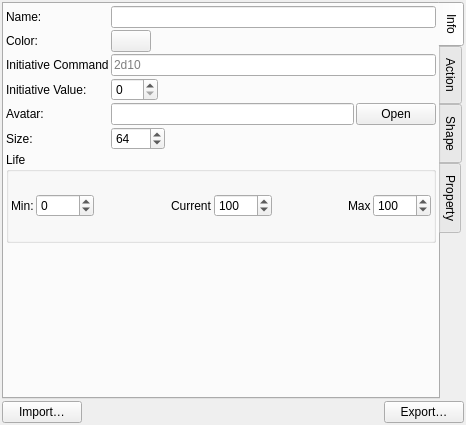
<?xml version="1.0" encoding="UTF-8"?>
<ui version="4.0">
 <class>NpcMakerWidget</class>
 <widget class="QWidget" name="NpcMakerWidget">
  <property name="geometry">
   <rect>
    <x>0</x>
    <y>0</y>
    <width>466</width>
    <height>425</height>
   </rect>
  </property>
  <property name="windowTitle">
   <string>NpcMaker</string>
  </property>
  <layout class="QVBoxLayout" name="verticalLayout_8">
   <property name="spacing">
    <number>2</number>
   </property>
   <property name="leftMargin">
    <number>2</number>
   </property>
   <property name="topMargin">
    <number>2</number>
   </property>
   <property name="rightMargin">
    <number>2</number>
   </property>
   <property name="bottomMargin">
    <number>2</number>
   </property>
   <item>
    <widget class="QTabWidget" name="tabWidget">
     <property name="tabPosition">
      <enum>QTabWidget::East</enum>
     </property>
     <property name="currentIndex">
      <number>0</number>
     </property>
     <widget class="QWidget" name="tab">
      <attribute name="title">
       <string>Info</string>
      </attribute>
      <layout class="QVBoxLayout" name="verticalLayout_7" stretch="0,0,1">
       <property name="spacing">
        <number>2</number>
       </property>
       <property name="leftMargin">
        <number>2</number>
       </property>
       <property name="topMargin">
        <number>2</number>
       </property>
       <property name="rightMargin">
        <number>2</number>
       </property>
       <property name="bottomMargin">
        <number>2</number>
       </property>
       <item>
        <layout class="QFormLayout" name="formLayout">
         <property name="horizontalSpacing">
          <number>2</number>
         </property>
         <property name="verticalSpacing">
          <number>2</number>
         </property>
         <item row="0" column="0">
          <widget class="QLabel" name="label">
           <property name="text">
            <string>Name:</string>
           </property>
          </widget>
         </item>
         <item row="0" column="1">
          <widget class="QLineEdit" name="m_nameEdit"/>
         </item>
         <item row="1" column="0">
          <widget class="QLabel" name="label_6">
           <property name="text">
            <string>Color:</string>
           </property>
          </widget>
         </item>
         <item row="1" column="1">
          <layout class="QHBoxLayout" name="horizontalLayout_7">
           <property name="spacing">
            <number>2</number>
           </property>
           <item>
            <widget class="ColorButton" name="m_colorSelector">
             <property name="text">
              <string/>
             </property>
            </widget>
           </item>
           <item>
            <spacer name="horizontalSpacer_4">
             <property name="orientation">
              <enum>Qt::Horizontal</enum>
             </property>
             <property name="sizeHint" stdset="0">
              <size>
               <width>40</width>
               <height>20</height>
              </size>
             </property>
            </spacer>
           </item>
          </layout>
         </item>
         <item row="2" column="0">
          <widget class="QLabel" name="label_7">
           <property name="text">
            <string>Initiative Command</string>
           </property>
          </widget>
         </item>
         <item row="2" column="1">
          <widget class="QLineEdit" name="m_initCommand">
           <property name="placeholderText">
            <string>2d10</string>
           </property>
          </widget>
         </item>
         <item row="3" column="0">
          <widget class="QLabel" name="label_8">
           <property name="text">
            <string>Initiative Value:</string>
           </property>
          </widget>
         </item>
         <item row="3" column="1">
          <layout class="QHBoxLayout" name="horizontalLayout_8">
           <item>
            <widget class="QSpinBox" name="m_initValue">
             <property name="maximum">
              <number>100</number>
             </property>
            </widget>
           </item>
           <item>
            <spacer name="horizontalSpacer_5">
             <property name="orientation">
              <enum>Qt::Horizontal</enum>
             </property>
             <property name="sizeHint" stdset="0">
              <size>
               <width>40</width>
               <height>20</height>
              </size>
             </property>
            </spacer>
           </item>
          </layout>
         </item>
         <item row="4" column="0">
          <widget class="QLabel" name="label_2">
           <property name="text">
            <string>Avatar:</string>
           </property>
          </widget>
         </item>
         <item row="4" column="1">
          <layout class="QHBoxLayout" name="horizontalLayout_4">
           <item>
            <widget class="QLineEdit" name="m_avatarEdit"/>
           </item>
           <item>
            <widget class="QPushButton" name="m_avatarOpenFileBtn">
             <property name="text">
              <string>Open</string>
             </property>
            </widget>
           </item>
          </layout>
         </item>
         <item row="5" column="0">
          <widget class="QLabel" name="label_9">
           <property name="text">
            <string>Size:</string>
           </property>
          </widget>
         </item>
         <item row="5" column="1">
          <layout class="QHBoxLayout" name="horizontalLayout_10">
           <item>
            <widget class="QSpinBox" name="m_sizeEdit">
             <property name="minimum">
              <number>1</number>
             </property>
             <property name="maximum">
              <number>1000</number>
             </property>
             <property name="value">
              <number>64</number>
             </property>
            </widget>
           </item>
           <item>
            <spacer name="horizontalSpacer_8">
             <property name="orientation">
              <enum>Qt::Horizontal</enum>
             </property>
             <property name="sizeHint" stdset="0">
              <size>
               <width>40</width>
               <height>20</height>
              </size>
             </property>
            </spacer>
           </item>
          </layout>
         </item>
        </layout>
       </item>
       <item>
        <widget class="QGroupBox" name="groupBox_3">
         <property name="title">
          <string>Life</string>
         </property>
         <layout class="QHBoxLayout" name="horizontalLayout_3">
          <property name="spacing">
           <number>2</number>
          </property>
          <property name="leftMargin">
           <number>2</number>
          </property>
          <property name="topMargin">
           <number>2</number>
          </property>
          <property name="rightMargin">
           <number>2</number>
          </property>
          <property name="bottomMargin">
           <number>2</number>
          </property>
          <item>
           <widget class="QLabel" name="label_3">
            <property name="text">
             <string>Min:</string>
            </property>
           </widget>
          </item>
          <item>
           <widget class="QSpinBox" name="m_lifeMin">
            <property name="minimum">
             <number>-1000</number>
            </property>
            <property name="maximum">
             <number>1000</number>
            </property>
           </widget>
          </item>
          <item>
           <spacer name="horizontalSpacer">
            <property name="orientation">
             <enum>Qt::Horizontal</enum>
            </property>
            <property name="sizeHint" stdset="0">
             <size>
              <width>0</width>
              <height>20</height>
             </size>
            </property>
           </spacer>
          </item>
          <item>
           <widget class="QLabel" name="label_4">
            <property name="text">
             <string>Current</string>
            </property>
           </widget>
          </item>
          <item>
           <widget class="QSpinBox" name="m_currentLife">
            <property name="minimum">
             <number>-1000</number>
            </property>
            <property name="maximum">
             <number>1000</number>
            </property>
            <property name="value">
             <number>100</number>
            </property>
           </widget>
          </item>
          <item>
           <spacer name="horizontalSpacer_2">
            <property name="orientation">
             <enum>Qt::Horizontal</enum>
            </property>
            <property name="sizeHint" stdset="0">
             <size>
              <width>0</width>
              <height>20</height>
             </size>
            </property>
           </spacer>
          </item>
          <item>
           <widget class="QLabel" name="label_5">
            <property name="text">
             <string>Max</string>
            </property>
           </widget>
          </item>
          <item>
           <widget class="QSpinBox" name="m_maxLife">
            <property name="minimum">
             <number>-1000</number>
            </property>
            <property name="maximum">
             <number>1000</number>
            </property>
            <property name="value">
             <number>100</number>
            </property>
           </widget>
          </item>
         </layout>
        </widget>
       </item>
       <item>
        <layout class="QHBoxLayout" name="horizontalLayout_9">
         <property name="spacing">
          <number>2</number>
         </property>
         <item>
          <spacer name="horizontalSpacer_6">
           <property name="orientation">
            <enum>Qt::Horizontal</enum>
           </property>
           <property name="sizeHint" stdset="0">
            <size>
             <width>40</width>
             <height>20</height>
            </size>
           </property>
          </spacer>
         </item>
         <item>
          <widget class="QLabel" name="m_avatarDisplay">
           <property name="minimumSize">
            <size>
             <width>150</width>
             <height>150</height>
            </size>
           </property>
           <property name="maximumSize">
            <size>
             <width>150</width>
             <height>150</height>
            </size>
           </property>
           <property name="text">
            <string/>
           </property>
           <property name="scaledContents">
            <bool>true</bool>
           </property>
          </widget>
         </item>
         <item>
          <spacer name="horizontalSpacer_7">
           <property name="orientation">
            <enum>Qt::Horizontal</enum>
           </property>
           <property name="sizeHint" stdset="0">
            <size>
             <width>40</width>
             <height>20</height>
            </size>
           </property>
          </spacer>
         </item>
        </layout>
       </item>
      </layout>
     </widget>
     <widget class="QWidget" name="tab_2">
      <attribute name="title">
       <string>Action</string>
      </attribute>
      <layout class="QVBoxLayout" name="verticalLayout_6">
       <property name="spacing">
        <number>2</number>
       </property>
       <property name="leftMargin">
        <number>2</number>
       </property>
       <property name="topMargin">
        <number>2</number>
       </property>
       <property name="rightMargin">
        <number>2</number>
       </property>
       <property name="bottomMargin">
        <number>2</number>
       </property>
       <item>
        <widget class="QGroupBox" name="groupBox_2">
         <property name="title">
          <string>Actions</string>
         </property>
         <layout class="QHBoxLayout" name="horizontalLayout">
          <property name="spacing">
           <number>2</number>
          </property>
          <property name="leftMargin">
           <number>2</number>
          </property>
          <property name="topMargin">
           <number>2</number>
          </property>
          <property name="rightMargin">
           <number>2</number>
          </property>
          <property name="bottomMargin">
           <number>2</number>
          </property>
          <item>
           <widget class="QTableView" name="m_actionList">
            <property name="selectionMode">
             <enum>QAbstractItemView::SingleSelection</enum>
            </property>
            <attribute name="horizontalHeaderStretchLastSection">
             <bool>true</bool>
            </attribute>
           </widget>
          </item>
          <item>
           <layout class="QVBoxLayout" name="verticalLayout">
            <item>
             <widget class="QToolButton" name="m_addActionBtn">
              <property name="text">
               <string>...</string>
              </property>
             </widget>
            </item>
            <item>
             <widget class="QToolButton" name="m_removeActBtn">
              <property name="text">
               <string>...</string>
              </property>
             </widget>
            </item>
            <item>
             <spacer name="verticalSpacer_2">
              <property name="orientation">
               <enum>Qt::Vertical</enum>
              </property>
              <property name="sizeHint" stdset="0">
               <size>
                <width>20</width>
                <height>40</height>
               </size>
              </property>
             </spacer>
            </item>
           </layout>
          </item>
         </layout>
        </widget>
       </item>
      </layout>
     </widget>
     <widget class="QWidget" name="tab_3">
      <attribute name="title">
       <string>Shape</string>
      </attribute>
      <layout class="QVBoxLayout" name="verticalLayout_5">
       <property name="spacing">
        <number>2</number>
       </property>
       <property name="leftMargin">
        <number>2</number>
       </property>
       <property name="topMargin">
        <number>2</number>
       </property>
       <property name="rightMargin">
        <number>2</number>
       </property>
       <property name="bottomMargin">
        <number>2</number>
       </property>
       <item>
        <widget class="QGroupBox" name="groupBox">
         <property name="title">
          <string>Shapes</string>
         </property>
         <layout class="QHBoxLayout" name="horizontalLayout_2">
          <property name="spacing">
           <number>2</number>
          </property>
          <property name="leftMargin">
           <number>2</number>
          </property>
          <property name="topMargin">
           <number>2</number>
          </property>
          <property name="rightMargin">
           <number>2</number>
          </property>
          <property name="bottomMargin">
           <number>2</number>
          </property>
          <item>
           <widget class="QTableView" name="m_shapeList">
            <property name="selectionMode">
             <enum>QAbstractItemView::SingleSelection</enum>
            </property>
            <property name="iconSize">
             <size>
              <width>32</width>
              <height>32</height>
             </size>
            </property>
            <attribute name="horizontalHeaderStretchLastSection">
             <bool>true</bool>
            </attribute>
           </widget>
          </item>
          <item>
           <layout class="QVBoxLayout" name="verticalLayout_2">
            <item>
             <widget class="QToolButton" name="m_addShapeBtn">
              <property name="text">
               <string>...</string>
              </property>
             </widget>
            </item>
            <item>
             <widget class="QToolButton" name="m_removeShapeBtn">
              <property name="text">
               <string>...</string>
              </property>
             </widget>
            </item>
            <item>
             <spacer name="verticalSpacer">
              <property name="orientation">
               <enum>Qt::Vertical</enum>
              </property>
              <property name="sizeHint" stdset="0">
               <size>
                <width>20</width>
                <height>40</height>
               </size>
              </property>
             </spacer>
            </item>
           </layout>
          </item>
         </layout>
        </widget>
       </item>
      </layout>
     </widget>
     <widget class="QWidget" name="tab_4">
      <attribute name="title">
       <string>Property</string>
      </attribute>
      <layout class="QVBoxLayout" name="verticalLayout_4">
       <property name="spacing">
        <number>2</number>
       </property>
       <property name="leftMargin">
        <number>2</number>
       </property>
       <property name="topMargin">
        <number>2</number>
       </property>
       <property name="rightMargin">
        <number>2</number>
       </property>
       <property name="bottomMargin">
        <number>2</number>
       </property>
       <item>
        <widget class="QGroupBox" name="groupBox_4">
         <property name="title">
          <string>Properties</string>
         </property>
         <layout class="QHBoxLayout" name="horizontalLayout_5">
          <property name="spacing">
           <number>2</number>
          </property>
          <property name="leftMargin">
           <number>2</number>
          </property>
          <property name="topMargin">
           <number>2</number>
          </property>
          <property name="rightMargin">
           <number>2</number>
          </property>
          <property name="bottomMargin">
           <number>2</number>
          </property>
          <item>
           <widget class="QTableView" name="m_propertyList">
            <property name="selectionMode">
             <enum>QAbstractItemView::SingleSelection</enum>
            </property>
            <property name="selectionBehavior">
             <enum>QAbstractItemView::SelectRows</enum>
            </property>
            <attribute name="horizontalHeaderStretchLastSection">
             <bool>true</bool>
            </attribute>
           </widget>
          </item>
          <item>
           <layout class="QVBoxLayout" name="verticalLayout_3">
            <item>
             <widget class="QToolButton" name="m_addPropertyBtn">
              <property name="text">
               <string>...</string>
              </property>
             </widget>
            </item>
            <item>
             <widget class="QToolButton" name="m_removePropertyBtn">
              <property name="text">
               <string>...</string>
              </property>
             </widget>
            </item>
            <item>
             <spacer name="verticalSpacer_3">
              <property name="orientation">
               <enum>Qt::Vertical</enum>
              </property>
              <property name="sizeHint" stdset="0">
               <size>
                <width>20</width>
                <height>40</height>
               </size>
              </property>
             </spacer>
            </item>
           </layout>
          </item>
         </layout>
        </widget>
       </item>
      </layout>
     </widget>
    </widget>
   </item>
   <item>
    <layout class="QHBoxLayout" name="horizontalLayout_6">
     <property name="spacing">
      <number>2</number>
     </property>
     <item>
      <widget class="QPushButton" name="m_importNpc">
       <property name="text">
        <string>Import…</string>
       </property>
      </widget>
     </item>
     <item>
      <spacer name="horizontalSpacer_3">
       <property name="orientation">
        <enum>Qt::Horizontal</enum>
       </property>
       <property name="sizeHint" stdset="0">
        <size>
         <width>40</width>
         <height>20</height>
        </size>
       </property>
      </spacer>
     </item>
     <item>
      <widget class="QPushButton" name="m_exportNpc">
       <property name="text">
        <string>Export…</string>
       </property>
      </widget>
     </item>
    </layout>
   </item>
  </layout>
  <action name="m_addActionAct">
   <property name="icon">
    <iconset resource="../../../../rolisteam.qrc">
     <normaloff>:/resources/images/add_round.png</normaloff>:/resources/images/add_round.png</iconset>
   </property>
   <property name="text">
    <string>Add Action</string>
   </property>
   <property name="toolTip">
    <string>add action</string>
   </property>
  </action>
  <action name="m_removeActionAct">
   <property name="icon">
    <iconset resource="../../../../rolisteam.qrc">
     <normaloff>:/resources/images/delete.png</normaloff>:/resources/images/delete.png</iconset>
   </property>
   <property name="text">
    <string>Remove Action</string>
   </property>
   <property name="toolTip">
    <string>Remove Action</string>
   </property>
  </action>
  <action name="m_addShapeAct">
   <property name="icon">
    <iconset resource="../../../../rolisteam.qrc">
     <normaloff>:/resources/images/add_round.png</normaloff>:/resources/images/add_round.png</iconset>
   </property>
   <property name="text">
    <string>Add Shape</string>
   </property>
   <property name="toolTip">
    <string>Add Shape</string>
   </property>
  </action>
  <action name="m_removeShapeAct">
   <property name="icon">
    <iconset resource="../../../../rolisteam.qrc">
     <normaloff>:/resources/images/delete.png</normaloff>:/resources/images/delete.png</iconset>
   </property>
   <property name="text">
    <string>Remove Shape</string>
   </property>
   <property name="toolTip">
    <string>Remove Shape</string>
   </property>
  </action>
  <action name="m_addPropertyAct">
   <property name="icon">
    <iconset resource="../../../../rolisteam.qrc">
     <normaloff>:/resources/images/add_round.png</normaloff>:/resources/images/add_round.png</iconset>
   </property>
   <property name="text">
    <string>Add Property</string>
   </property>
   <property name="toolTip">
    <string>Add Property</string>
   </property>
  </action>
  <action name="m_removePropertyAct">
   <property name="icon">
    <iconset resource="../../../../rolisteam.qrc">
     <normaloff>:/resources/images/delete.png</normaloff>:/resources/images/delete.png</iconset>
   </property>
   <property name="text">
    <string>Remove Property</string>
   </property>
   <property name="toolTip">
    <string>Remove Property</string>
   </property>
  </action>
 </widget>
 <customwidgets>
  <customwidget>
   <class>ColorButton</class>
   <extends>QPushButton</extends>
   <header>common/widgets/colorbutton.h</header>
  </customwidget>
 </customwidgets>
 <resources>
  <include location="../../../../rolisteam.qrc"/>
  <include location="../../../../rolisteam.qrc"/>
 </resources>
 <connections/>
</ui>
